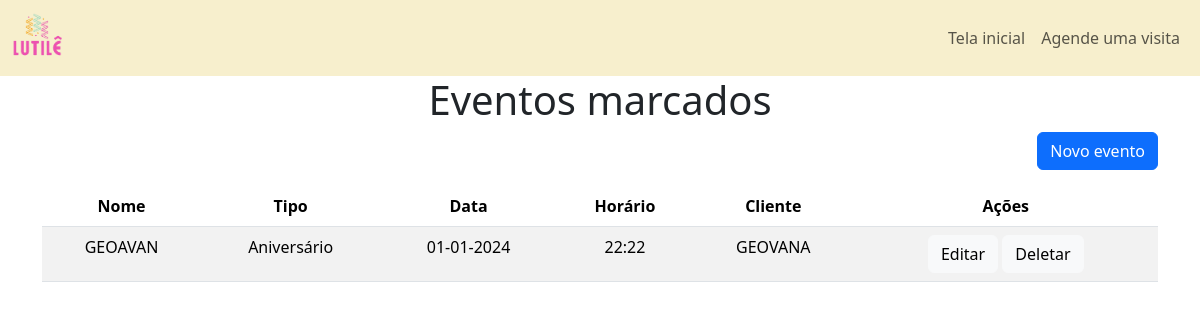
Page /admin/eventos on the earlier database version.
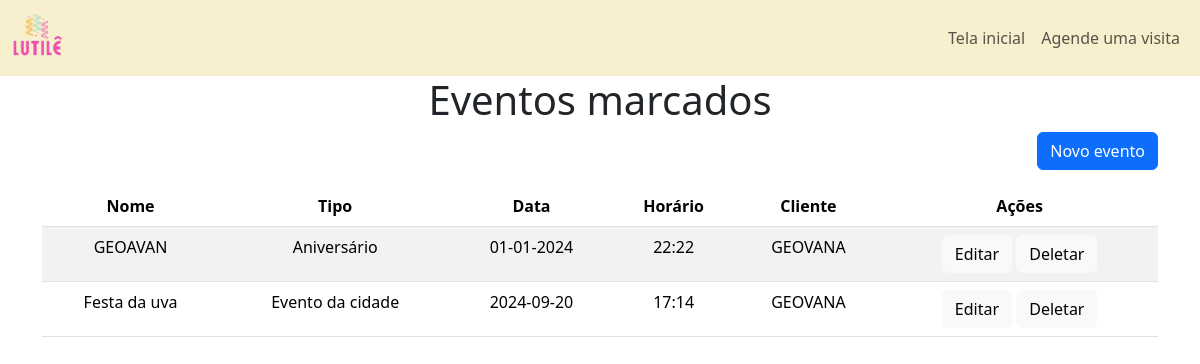
Same page on the later database version.
### tables this page shows
CREATE TABLE `evento` (
  `data` DATE NOT NULL,
  `horario` VARCHAR(45) NOT NULL,
  `nome` VARCHAR(50) NOT NULL,
  `tipo` VARCHAR(45) NOT NULL,
  `cliente_cpf` VARCHAR(11) NOT NULL,
  PRIMARY KEY (`data`, `horario`),
  FOREIGN KEY (`cliente_cpf`)
    REFERENCES `cliente` (`cpf`)
    ON DELETE NO ACTION
    ON UPDATE NO ACTION
);

CREATE TABLE `cliente` (
  `cpf` VARCHAR(11) NOT NULL,
  `nome` VARCHAR(100) NOT NULL,
  `celular` VARCHAR(14) NOT NULL,
  `endereco` VARCHAR(100) NOT NULL,
  PRIMARY KEY (`cpf`)
);

### app.py (the view)
@app.route('/admin/eventos', methods=['GET'])
def eventos_admin():
    with get_connection() as conn:
        cursor = conn.cursor()
        cursor.execute('SELECT * FROM evento JOIN cliente ON evento.cliente_cpf = cliente.cpf')
        eventos = cursor.fetchall()
    return render_template('html/pages/admin/eventos-admin.html', eventos=eventos)

### app.py (called while the page is built)
def get_connection():
    return sqlite3.connect('instance/salao_festas.db')

@app.context_processor
def inject_active():
    def is_active(endpoint): #recebe o endpoint (rota) e verifica se é igual o endpoint atual, se for ele retorna a classeactive, se não retorna vazio
        return 'active' if request.endpoint == endpoint else ''
    return dict(is_active=is_active)

### templates/html/pages/admin/eventos-admin.html
{% extends "base.html" %}
{% block content %}
<h1 class="text-center">Eventos marcados</h1>
<div class="container d-flex flex-column align-items-center">
    <div class="w-100 d-flex justify-content-end mb-3">
        <a href="{{ url_for('novo_evento') }}" class="btn btn-primary">Novo evento</a>
    </div>
    <table class="table table-striped">
        <thead>
          <tr>
            <th scope="col" class="text-center">Nome</th>
            <th scope="col" class="text-center">Tipo</th>
            <th scope="col" class="text-center">Data</th>
            <th scope="col" class="text-center">Horário</th>
            <th scope="col" class="text-center">Cliente</th>
            <th scope="col" class="text-center">Ações</th>
          </tr>
        </thead>
        <tbody>
          {% for evento in eventos %}
          <tr>
              <td class="text-center">{{ evento[2] }}</td>
              <td class="text-center">{{ evento[3] }}</td>
              <td class="text-center">{{ evento[0] }}</td>
              <td class="text-center">{{ evento[1] }}</td>
              <td class="text-center">{{ evento[6] }}</td>
              <td class="text-center">
                <a href="{{ url_for('atualizar_evento', data_evento=evento[0], horario_evento=evento[1]) }}" class="btn btn-light" role="button">Editar</a>
                <a href="{{ url_for('cancelar_evento', data_evento=evento[0], horario_evento=evento[1]) }}" class="btn btn-light" role="button">Deletar</a>
              </td>
          </tr>
          {% endfor %}
        </tbody>
      </table>
</div>
{% endblock %}

### templates/base.html (shortened to what this page needs)
<!DOCTYPE html>
<html lang="en">
<head>
    <link href="https://cdn.jsdelivr.net/npm/bootstrap@5.3.2/dist/css/bootstrap.min.css" rel="stylesheet">
    <link href="https://cdn.jsdelivr.net/npm/@fullcalendar/core@5.11.3/main.min.css" rel="stylesheet">
    <link href="https://cdn.jsdelivr.net/npm/@fullcalendar/daygrid@5.11.3/main.min.css" rel="stylesheet">
    <link href="https://cdn.jsdelivr.net/npm/bootstrap@5.3.2/dist/css/bootstrap.min.css" rel="stylesheet">
    <link rel="stylesheet" href="https://cdn.jsdelivr.net/npm/bootstrap-icons@1.10.5/font/bootstrap-icons.css">
    <link rel="stylesheet" href="{{ url_for('static', filename='style/style.css') }}">
    <link rel="stylesheet" href="https://code.jquery.com/ui/1.12.1/themes/base/jquery-ui.css">
</head>
<body>
    <header>
        <nav class="navbar navbar-expand-md navbar-light" class="navbar">
            <div class="container-fluid">
                <a class="navbar-brand" href="#">
                    <img src="{{ url_for('static', filename='imgs/logo.png') }}" alt="Salão de festas Lutilê" height="50">
                </a>
                <div class="collapse navbar-collapse" id="navbarNav">
                    <ul class="navbar-nav ms-auto">
                        {% if session.cpf %}
                            {% if session.cpf == '000.000.000-00' %}
                                <li class="nav-item dropdown">
                                    <a class="nav-link dropdown-toggle" href="#" id="navbarDropdown" role="button" data-bs-toggle="dropdown" aria-expanded="false">
                                        {{ session.nome_cliente }}
                                    </a>
                                    <ul class="dropdown-menu dropdown-menu-end" aria-labelledby="navbarDropdown">
                                        <li><a class="dropdown-item" href="{{ url_for('dashboard_admin') }}">Tela inicial</a></li>
                                        <li><a class="dropdown-item" href="{{ url_for('perfil') }}">Perfil</a></li>
                                        <li><a class="dropdown-item" href="{{ url_for('agendamentos_admin') }}">Agendamentos</a></li>
                                        <li><a class="dropdown-item" href="{{ url_for('eventos_admin') }}">Eventos</a></li>
                                        <li><a class="dropdown-item" href="{{ url_for('clientes_admin') }}">Clientes</a></li>
                                        <li><a class="dropdown-item" href="{{ url_for('pagamentos_admin') }}">Pagamentos</a></li>
                                        <li><hr class="dropdown-divider"></li>
                                        <li><a class="dropdown-item" href="{{ url_for('logout') }}">Logout</a></li>
                                    </ul>
                                </li>
                            {% else %}
                                <li class="nav-item dropdown">
                                    <a class="nav-link dropdown-toggle" href="#" id="navbarDropdown" role="button" data-bs-toggle="dropdown" aria-expanded="false">
                                        {{ session.nome_cliente }}
                                    </a>
                                    <ul class="dropdown-menu dropdown-menu-end" aria-labelledby="navbarDropdown">
                                        <li><a class="dropdown-item" href="{{ url_for('dashboard_cliente') }}">Tela inicial</a></li>
                                        <li><a class="dropdown-item" href="{{ url_for('perfil') }}">Perfil</a></li>
                                        <li><a class="dropdown-item" href="{{ url_for('agendamentos_cliente') }}">Agendamentos</a></li>
                                        <li><a class="dropdown-item" href="{{ url_for('eventos_cliente') }}">Eventos</a></li>
                                        <li><hr class="dropdown-divider"></li>
                                        <li><a class="dropdown-item" href="{{ url_for('logout') }}">Logout</a></li>
                                    </ul>
                                </li>
                            {% endif %}
                        {% else %}
                            <li class="nav-item">
                                <a class="nav-link {{is_active('home')}}" aria-current="page" href="{{url_for('home')}}">Tela inicial</a>
                            </li>
                            <li class="nav-item">
                                <a class="nav-link {{is_active('login')}}" aria-current="page" href="{{url_for('login')}}">Agende uma visita</a>
                            </li>
                        {% endif %}
                    </ul>
                </div>
            </div>
        </nav>
    </header>
    <main>
        {% block content %}
        {% endblock %}
    </main>
</body>
</html>

### static/style/style.css (style rules this page uses)
.navbar { background-color: #f7efcd; color: #fff; }

Differences in the rows shown:
added evento: nome "Festa da uva", tipo "Evento da cidade", data "2024-09-20", horario "17:14", nome "GEOVANA"
